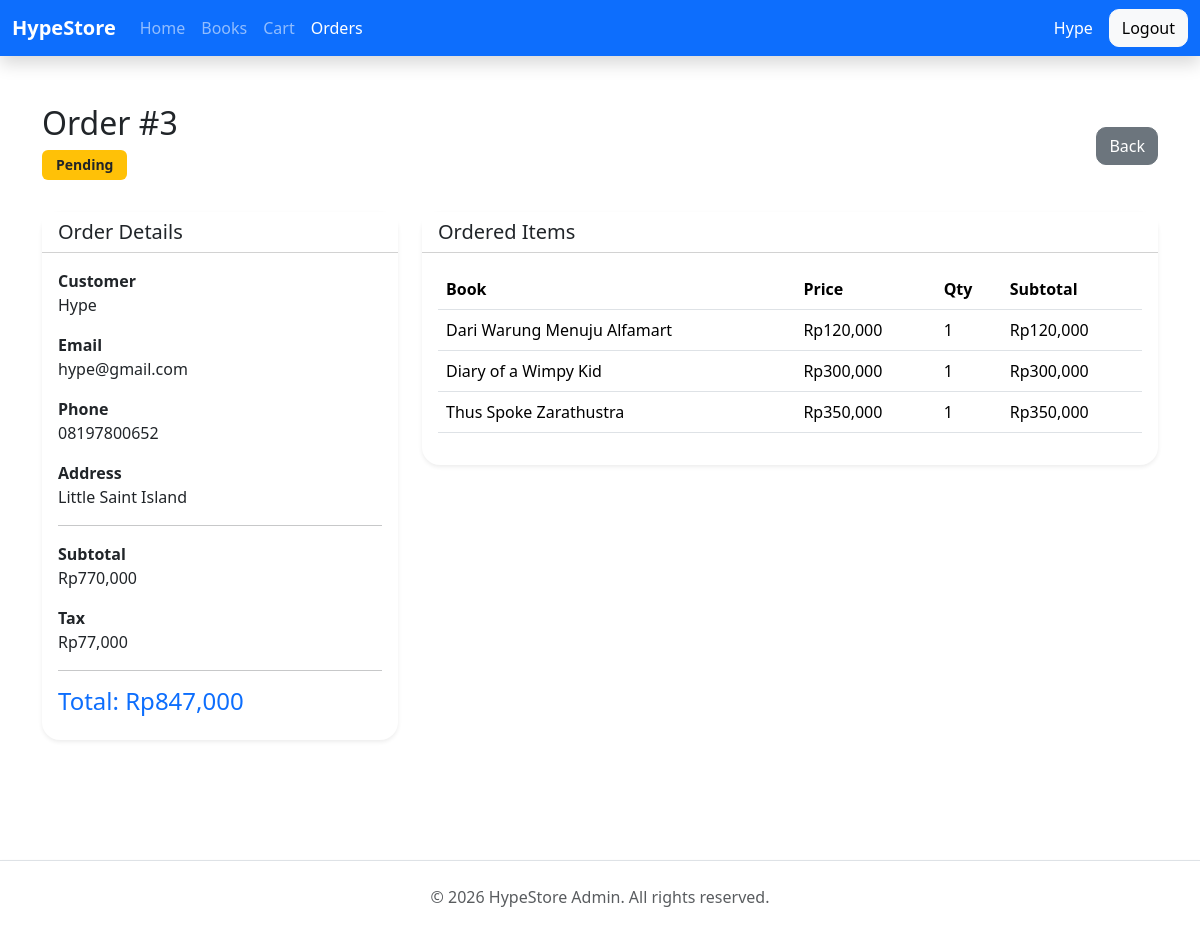
The page /hypestore/vieworder.php?id=3 (signed in) on the database its author committed.
### tables this page shows
CREATE TABLE `orders` (
  `id` int(11) NOT NULL,
  `id_user` int(11) NOT NULL,
  `subtotal` int(11) NOT NULL,
  `tax` int(11) NOT NULL,
  `total` int(11) NOT NULL,
  `name` varchar(200) NOT NULL,
  `email` varchar(200) NOT NULL,
  `phone` varchar(50) NOT NULL,
  `address` varchar(300) NOT NULL,
  `created_at` datetime NOT NULL DEFAULT current_timestamp(),
  `status` varchar(100) NOT NULL DEFAULT 'Pending'
);

CREATE TABLE `order_details` (
  `id` int(11) NOT NULL,
  `id_order` int(11) NOT NULL,
  `id_book` int(11) NOT NULL,
  `quantity` int(11) NOT NULL,
  `price` int(11) NOT NULL,
  `subtotal` int(11) NOT NULL
);

CREATE TABLE `books` (
  `id` int(11) NOT NULL,
  `title` varchar(200) NOT NULL,
  `author` varchar(200) NOT NULL,
  `price` varchar(200) NOT NULL,
  `stock` int(11) NOT NULL,
  `cover` varchar(200) NOT NULL,
  `description` varchar(400) NOT NULL,
  `id_category` int(11) NOT NULL,
  `rating` float DEFAULT NULL
);

### hypestore/library/koneksi.php (called while the page is built)
<?php
    $host = "localhost";
    $user = "root";
    $pass = "";
    $database = "hypestore";
?>

### hypestore/library/database.php (called while the page is built, shortened)
<?php
    class Database{
        function __construct($host, $user, $pass, $database){
            $this->host = $host;
            $this->user = $user;
            $this->pass = $pass;
            $this->database = $database;
            $this->conn = new mysqli($this->host, $this->user, $this->pass, $this->database);
        }
    }
?>

### hypestore/vieworder.php (the view, shortened to what this page needs)
<?php
    require_once('library/database.php');
    require_once('library/koneksi.php');
    $connection = new Database($host, $user, $pass, $database);
    $accountname = "";
    $auth = "";
    if(isset($_SESSION['name'])){
        $accountname = $_SESSION['name'];
        $auth = "Logout";
    } else{
        $auth = "Login";
    }
    $orderid = $_GET['id'];
    $userid = $_SESSION['id'];
    $orderquery = "SELECT * FROM orders WHERE id='$orderid' AND id_user='$userid'";
    $order = $connection->conn->query($orderquery);
    $row = $order->fetch_assoc();
    if($row['status'] == "Pending"){
        $badge = "warning text-dark";
    }
?>
<!DOCTYPE html>
<html lang="en">
<head>
    <link href="https://cdn.jsdelivr.net/npm/bootstrap@5.3.8/dist/css/bootstrap.min.css" rel="stylesheet">
</head>
<body>
    <nav class="navbar navbar-expand-lg navbar-dark bg-primary shadow sticky-top">
        <div class="container-fluid">
            <a href="#" class="navbar-brand fw-bold">HypeStore</a>
            <div class="collapse navbar-collapse" id="navbar">
                <ul class="navbar-nav me-auto">
                    <li class="nav-item">
                        <a class="nav-link" href="https://<?php echo $_SERVER['HTTP_HOST']; ?>/hypestore/index.php">Home</a>
                    </li>
                    <li class="nav-item">
                        <a class="nav-link" href="https://<?php echo $_SERVER['HTTP_HOST']; ?>/hypestore/books.php">Books</a>
                    </li>
                    <li class="nav-item">
                        <a class="nav-link" href="https://<?php echo $_SERVER['HTTP_HOST']; ?>/hypestore/orders.php">Cart</a>
                    </li>
                    <li class="nav-item">
                        <a class="nav-link active" href="https://<?php echo $_SERVER['HTTP_HOST']; ?>/hypestore/orderlist.php">Orders</a>
                    </li>
                </ul>
            </div>
            <span class="text-white me-3">
                <?php echo $accountname;?>
            </span>
            <form method="POST">
                <button type="submit" name="signout" id="signout" class="btn btn-light">
                    <?php echo $auth;?>
                </button>
            </form>
        </div>
    </nav>
    <div class="container py-5">
        <div class="d-flex justify-content-between align-items-center mb-4">
            <div>
                <h2>Order #<?php echo $row['id'];?></h2>
                <h2 class="badge bg-<?php echo $badge;?>"><?php echo $row['status'];?></h2>
            </div>
            <a href="orderlist.php" class="btn btn-secondary">Back</a>
        </div>
        <div class="row">
            <div class="col-lg-4">
                <div class="card shadow-sm mb-4">
                    <div class="card-header bg-white">
                        <h5 class="mb-0">Order Details</h5>
                    </div>
                <div class="card-body">
                    <p><strong>Customer</strong><br><?php echo $row['name'];?></p>
                    <p><strong>Email</strong><br><?php echo $row['email'];?></p>
                    <p><strong>Phone</strong><br><?php echo $row['phone'];?></p>
                    <p><strong>Address</strong><br><?php echo $row['address'];?></p>
                    <hr>
                    <p><strong>Subtotal</strong><br>Rp<?php echo number_format($row['subtotal']);?></p>
                    <p><strong>Tax</strong><br>Rp<?php echo number_format($row['tax']);?></p>
                    <hr>
                    <h4 class="text-primary">Total: Rp<?php echo number_format($row['total']);?></h4>
                </div>
            </div>
        </div>
        <div class="col-lg-8">
            <div class="card shadow-sm">
                <div class="card-header bg-white">
                    <h5 class="mb-0">Ordered Items</h5>
                </div>
                <div class="card-body">
                    <table class="table table-hover">
                        <thead>
                            <tr>
                                <th>Book</th>
                                <th>Price</th>
                                <th>Qty</th>
                                <th>Subtotal</th>
                            </tr>
                        </thead>
                        <tbody>
                            <?php
                                $itemsquery = "SELECT order_details.*, books.title FROM order_details JOIN books ON order_details.id_book = books.id WHERE order_details.id_order='$orderid'";
                                $items = $connection->conn->query($itemsquery);
                                while ($row2 = $items->fetch_assoc()){
                                    echo '
                                        <tr>
                                            <td>'.$row2['title'].'</td>
                                            <td>Rp'.number_format($row2['price']).'</td>
                                            <td>'.$row2['quantity'].'</td>
                                            <td>Rp'.number_format($row2['subtotal']).'</td>
                                        </tr>
                                    ';
                                }
                            ?>
                        </tbody>
                    </table>
                </div>
            </div>
        </div>
    </div>
</div>
<footer class="bg-tertiary shadow-sm border-top mt-5 py-4">
        <div class="container text-center text-muted">
            © 2026 HypeStore Admin. All rights reserved.
        </div>
    </footer>
</body>
</html>

### hypestore/vieworder.php (style rules this page uses)
.card { border:none; border-radius:18px; }
.btn { border-radius:10px; }
.table td { vertical-align:middle; }
.table th { vertical-align:middle; }
.badge { font-size:14px; padding:8px 14px; }

### rows shown on the page
orders: id "3", status "Pending", name "Hype", email "hype@gmail.com", phone "08197800652", address "Little Saint Island", subtotal "770,000", tax "77,000", total "847,000"
order_details: id_book.title "Dari Warung Menuju Alfamart", price "120,000", quantity "1", subtotal "120,000"
order_details: id_book.title "Diary of a Wimpy Kid", price "300,000", quantity "1", subtotal "300,000"
order_details: id_book.title "Thus Spoke Zarathustra", price "350,000", quantity "1", subtotal "350,000"

### other values the page prints
$accountname "Hype"
$auth "Logout"
